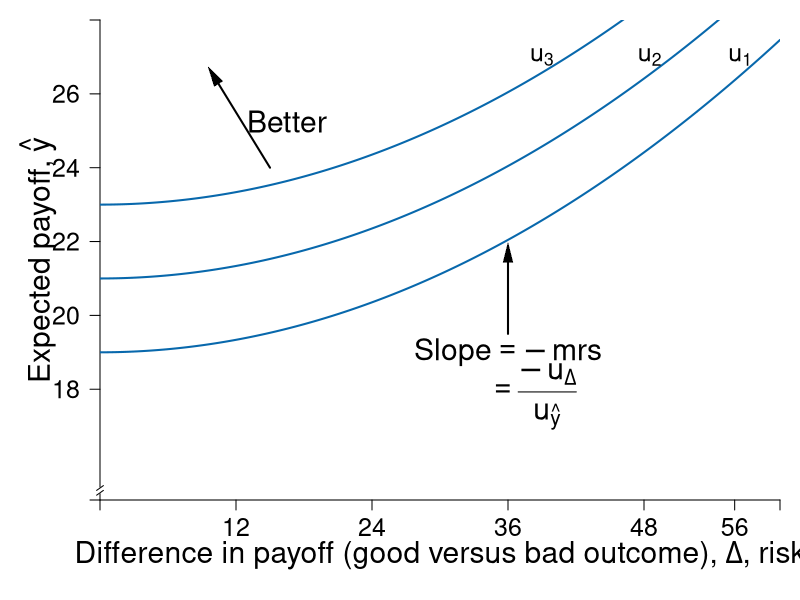

Source code (R):
require(shape)
require(plotrix)

pdf(file = "risk/risk_experiments_indifference.pdf", width = 9, height = 7)

# Set parameters for graphics
axislabelsize <- 1.8
labelsize <- 1.5
namesize <- 1.8
annotatesize <- 1.8
graphlinewidth <- 2
segmentlinewidth <- 1.5

COL <- c("#7fc97f", "#beaed4", "#fdc086", "#ffff99", "#386cb0", "#f0027f", "#bf5b17", "#666666")
COLA <- c("#e0f3db", "#99d8c9","#66c2a4","#41ae76", "#238b45", "#005824")
COLB <- c("#c6dbef", "#4eb3d3", "#2b8cbe", "#0868ac","#084081")
COLC <- c("#fcfbfd", "#efedf5", "#dadaeb", "#bcbddc", "#9e9ac8", "#807dba", "#6a51a3", "#54278f", "#3f007d")
grays <- gray.colors(25, start = 1, end = 0, alpha = 1)

a <- c(2, 4, 6)
par(mar =  c(5, 5, 1, 1))
xlims <- c(0, 60)
ylims <- c(15, 28)

riskreturn <- function(g, int1 = 14, int2 = 4, coeff = 1/3){
  int1 - (int2 - (coeff)*g)^2
}

indiffA <- function(g, intercept = 3, slope = 0.125){
  intercept  + slope*g^2
}


#Plot command 
plot(0, 0, 
     xlim = xlims, 
     ylim = ylims, 
     type = "n",
     xlab = expression(paste("")),
     ylab = expression(paste("")), 
     axes = FALSE,
     cex.lab = axislabelsize, 
     bty = "n", 
     xaxs = "i", 
     yaxs = "i"
)


ticksy <- c(ylims[1], 18, 20, 22, 24, 26, ylims[2])
ylabels <- c(NA, 18, 20, 22, 24, 26, NA)
ticksx <- c(0, 12, 24, 36, 48, 56,  xlims[2])
xlabels <- c(NA, 12, 24, 36, 48, 56, NA)

axis(1, at = ticksx, pos = ylims[1], labels = xlabels, cex.axis = labelsize)
axis(2, at = ticksy, pos = xlims[1], labels = ylabels, las = 1, cex.axis = labelsize)


text(0.5*xlims[2], 13.5, expression(paste("Difference in payoff (good versus bad outcome), ", Delta, ", risk")), xpd = TRUE, cex = axislabelsize)
text(xlims[1] - 5.5, ylims[2] - 0.5*(ylims[2] - ylims[1]), expression(paste("Expected payoff, ", hat(y) )), xpd = TRUE, cex = axislabelsize, srt = 90) 

axis.break(axis = 2, bgcol="white", breakcol="black",
           style="slash", brw=0.01)



npts <- 500 
xx1 <- seq(xlims[1], xlims[2], length.out = npts)
#lines(xx1, riskreturn(xx1), col = COLA[4], lwd = graphlinewidth, lty = 1)
lines(xx1, indiffA(xx1, intercept = 21, slope = 0.00235), col = COLB[4], lwd = graphlinewidth, lty = 1)
#Low
lines(xx1, indiffA(xx1, intercept = 19, slope = 0.00235), col = COLB[4], lwd = graphlinewidth, lty = 1)
#high
lines(xx1, indiffA(xx1, intercept = 23, slope = 0.00235), col = COLB[4], lwd = graphlinewidth, lty = 1)


#lines(xx1, indiffA(xx1, intercept = 21, slope = 0.00235), col = COLB[4], lwd = graphlinewidth, lty = 1)
# lines(xx1, indiffA(xx1, intercept = 5.6), col = COLB[4], lwd = graphlinewidth, lty = 1)
# lines(xx1, indiffA(xx1, intercept = 9), col = COLB[4], lwd = graphlinewidth, lty = 1)

#Setting up the segments for the choices 
# segments(0, 18, 12, 20, lty = 1, col = COLA[4], lwd = graphlinewidth)
# segments(12, 20, 24, 22, lty = 1, col = COLA[4], lwd = graphlinewidth)
# segments(24, 22, 36, 24, lty = 1, col = COLA[4], lwd = graphlinewidth)
# segments(36, 24, 48, 26, lty = 1, col = COLA[4], lwd = graphlinewidth)
# segments(48, 26, 56, 26, lty = 1, col = COLA[4], lwd = graphlinewidth)


#For choice: 
# segments(0, 24, 36, 24, lty = 2, col = "grey", lwd = segmentlinewidth)
# segments(36, 0, 36, 24, lty = 2, col = "grey", lwd = segmentlinewidth)

# points(0, 18, pch = 16, col = "black", cex = 1.5, xpd = TRUE)
# text(0 + 2, 18 - 0.3, expression("L1"), cex = labelsize)
# points(12, 20, pch = 16, col = "black", cex = 1.5, xpd = TRUE)
# text(12 + 2, 20 - 0.2, expression("L2"), cex = labelsize)
# points(24, 22, pch = 16, col = "black", cex = 1.5, xpd = TRUE)
# text(24 + 2, 22 - 0.3, expression("L3"), cex = labelsize)
# points(36, 24, pch = 16, col = "black", cex = 1.5, xpd = TRUE)
# text(36 + 2, 24 - 0.3, expression("L4"), cex = labelsize)
# points(48, 26, pch = 16, col = "black", cex = 1.5, xpd = TRUE)
# text(48 + 2, 26 - 0.3, expression("L5"), cex = labelsize)
# points(56, 26, pch = 16, col = "black", cex = 1.5, xpd = TRUE)
# text(56 + 2, 26 - 0.3, expression("L6"), cex = labelsize)

#Add points a, b, c and c
segments(5.6, 0, 5.6, riskreturn(g = 5.6), lty = 2, col = grays[20], lwd = segmentlinewidth)
segments(0, riskreturn(g = 5.6), 5.6, riskreturn(g = 5.6), lty = 2, col = grays[20], lwd = segmentlinewidth)
points(5.6, riskreturn(g = 5.6), pch = 16, col = "black", cex = 1.5)
text(5.6 + 0.25, riskreturn(g = 5.6) - 0.3, expression(i), cex = labelsize)


segments(12, 0, 12, riskreturn(g = 12) , lty = 2, col = grays[20], lwd = segmentlinewidth)
segments(0, riskreturn(g = 12) , 12, riskreturn(g = 12) , lty = 2, col = grays[20], lwd = segmentlinewidth)
points(12, riskreturn(g = 12) , pch = 16, col = "black", cex = 1.5)
text(12 + 0.25, riskreturn(g = 12) - 0.3, expression(d), cex = labelsize)


points(1.8, riskreturn(g = 1.8) , pch = 16, col = "black", cex = 1.5)
text(1.8 + 0.25, riskreturn(g = 1.8) - 0.3, expression(a), cex = labelsize)


points(9.5, riskreturn(g = 9.5) , pch = 16, col = "black", cex = 1.5)
text(9.5 + 0.25, riskreturn(g = 9.5) - 0.3, expression(b), cex = labelsize)


#Label risk return schedule
text(14, 12.7, expression(paste(omega == g(Delta))), cex = labelsize)

#Label value functions
text(39, 27, expression(u[3]), cex = labelsize)
text(48.5, 27, expression(u[2]), cex = labelsize)
text(56.5, 27, expression(u[1]), cex = labelsize)

Arrows(15, 24, 10, 26.5,
       col = "black", lty = 1, lwd = 2, arr.type = "triangle",
       arr.lwd = 0.5, code = 2)
text(16.5, 25.25, expression(paste("Better")), xpd = TRUE, cex = annotatesize)
#text(8.05, 3.5, expression(paste("due to insurance")), xpd = TRUE)

Arrows(36, 19.5, 36, 21.7,
       col = "black", lty = 1, lwd = 2, arr.type = "triangle",
       arr.lwd = 0.5, code = 2)
text(36, 19, expression(paste("Slope",  phantom() == -mrs)), xpd = TRUE, cex = annotatesize)
text(38.1, 17.8, expression(paste(phantom() == frac(-u[Delta],u[hat(y)]))), xpd = TRUE, cex = annotatesize)
#text(8.05, 3.5, expression(paste("due to insurance")), xpd = TRUE)


dev.off()
